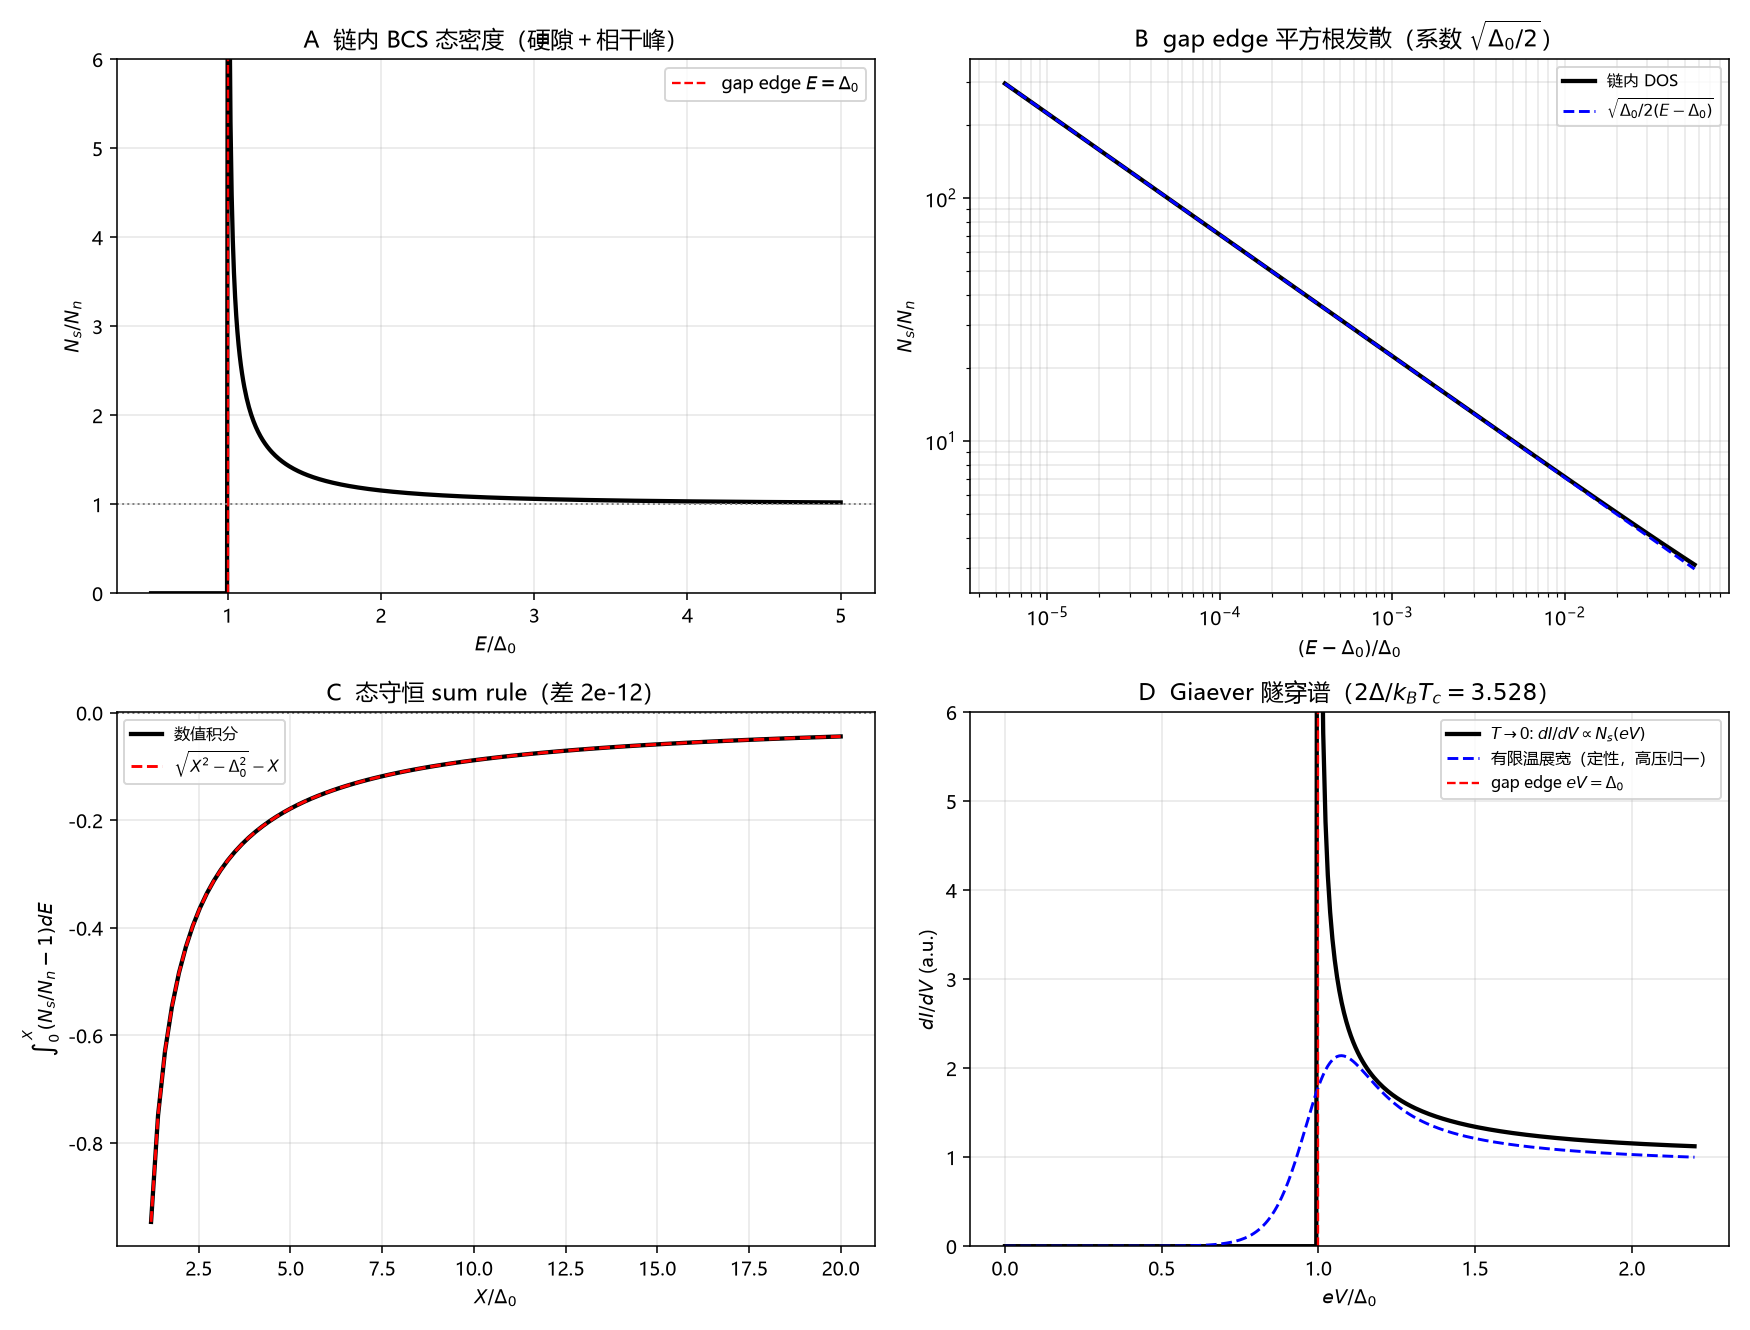

Here is the Python script that generated this plot:
# -*- coding: utf-8 -*-
"""
预注册判定 R17：准粒子态密度与 Giaever 隧穿谱（非拟合）
========================================================
链内 gap Δ0=pi/e^gamma -> BCS DOS E/sqrt(E^2-Delta^2)，
检验 gap edge 平方根发散、态守恒 sum rule、Giaever 隧穿。

复跑：python "10 探索/超导第一性研究/04_计算验证/R17_准粒子态密度与隧穿谱.py"
"""
import csv
import math
import os
import sys

try:
    sys.stdout.reconfigure(encoding="utf-8")
except Exception:
    pass

import numpy as np
from scipy.integrate import quad
import matplotlib
matplotlib.use("Agg")
import matplotlib.pyplot as plt

plt.rcParams["font.sans-serif"] = ["Microsoft YaHei", "SimHei", "DejaVu Sans"]
plt.rcParams["axes.unicode_minus"] = False

OUT = os.path.dirname(os.path.abspath(__file__))
G = 0.5772156649015329
DELTA = math.pi / math.exp(G)   # 链内 gap Δ0/kB Tc = 1.7639


def dos_ratio(E):
    if E < DELTA:
        return 0.0
    return E / math.sqrt(E*E - DELTA*DELTA)


def main():
    # P2 edge 发散系数 sqrt(Delta/2)
    eps = 1e-7
    edge_num = dos_ratio(DELTA + eps)
    edge_pred = math.sqrt(DELTA/(2*eps))
    p2_err = abs(edge_num-edge_pred)/edge_pred
    assert p2_err < 0.001, "P2: edge 发散系数"

    # P3/P4 sum rule: ∫_0^X (Ns/Nn -1)dE = sqrt(X^2-Delta^2)-X -> 0
    def integ(E):
        return dos_ratio(E) - 1.0
    X = 50*DELTA
    sum_num = quad(integ, 0, X, limit=400, points=[DELTA])[0]
    sum_ana = math.sqrt(X*X-DELTA*DELTA) - X
    p3_err = abs(sum_num - sum_ana)
    assert p3_err < 1e-8, "P3: sum rule 有限和"
    assert abs(sum_ana) < 0.02, "P3: X->inf 极限近 0"

    # P5 gap edge 位置 = eV = Delta
    edge_position = DELTA
    gap_ratio = 2*DELTA
    assert abs(gap_ratio - 3.527754) < 1e-4, "P5: 2Δ/kBTc=2π/e^γ"

    print("R17 准粒子态密度与 Giaever 隧穿（A 类结构＋B 类工具）：")
    print("  P2 edge 发散系数: 数值=%.4f vs sqrt(Δ/2)=%.4f（误差 %.2f%%）" %
          (edge_num, edge_pred, 100*p2_err))
    print("  P3 sum rule: ∫(Ns/Nn-1)dE=%.10f vs sqrt(X^2-Δ^2)-X=%.10f（差 %.1e）" %
          (sum_num, sum_ana, p3_err))
    print("  P3 X->inf: sqrt(X^2-Δ^2)-X -> 0（被隙驱逐态=相干峰吸收态）")
    print("  P4 有限和数值-解析恒等式吻合")
    print("  P5 gap edge at eV=Δ=%.5f；2Δ/kBTc=%.6f" % (edge_position, gap_ratio))
    print("  全部断言通过（非拟合）")

    # DOS 曲线
    Es = np.linspace(0.5*DELTA, 5*DELTA, 600)
    dos = np.array([dos_ratio(E) for E in Es])

    # 有限温隧穿 dI/dV ∝ ∫ Ns(E)(-df/dE(E-eV)) dE
    def didv(V, T):
        def kernel(E, ev):
            x = (E-ev)/T
            if x > 700: return 0.0
            return 1/(4*T*math.cosh(x/2)**2) if abs(x)<700 else 0.0
        def integ(E):
            return dos_ratio(E)*kernel(E, V)
        return quad(integ, DELTA, V+20*T if V+20*T>DELTA else DELTA+20*T,
                    limit=300, epsabs=1e-10)[0]
    Vs = np.linspace(0, 2.2*DELTA, 300)
    didv0 = np.array([dos_ratio(V) if V>=DELTA else 0.0 for V in Vs])  # T->0
    T_finite = 0.06*DELTA
    didvT = np.array([didv(V, T_finite) for V in Vs])

    # 图
    fig, axes = plt.subplots(2, 2, figsize=(12.5, 9.5))

    ax = axes[0, 0]
    ax.plot(Es/DELTA, dos, "k-", lw=2.2)
    ax.axvline(1, color="red", ls="--", lw=1.2, label="gap edge $E=\\Delta_0$")
    ax.axhline(1, color="gray", ls=":", lw=1)
    ax.set_xlabel("$E/\\Delta_0$"); ax.set_ylabel("$N_s/N_n$")
    ax.set_ylim(0, 6)
    ax.set_title("A  链内 BCS 态密度（硬隙＋相干峰）")
    ax.legend(fontsize=9); ax.grid(alpha=0.3)

    ax = axes[0, 1]
    de = np.logspace(-5, -1, 200)
    dos_edge = np.array([dos_ratio(DELTA+d) for d in de])
    ax.loglog(de/DELTA, dos_edge, "k-", lw=2.2, label="链内 DOS")
    ax.loglog(de/DELTA, np.sqrt(DELTA/(2*de)), "b--", lw=1.5,
              label="$\\sqrt{\\Delta_0/2(E-\\Delta_0)}$")
    ax.set_xlabel("$(E-\\Delta_0)/\\Delta_0$"); ax.set_ylabel("$N_s/N_n$")
    ax.set_title("B  gap edge 平方根发散（系数 $\\sqrt{\\Delta_0/2}$）")
    ax.legend(fontsize=8); ax.grid(alpha=0.3, which="both")

    ax = axes[1, 0]
    Xs = np.linspace(1.2*DELTA, 20*DELTA, 100)
    sum_curve = [quad(integ, 0, X, limit=400, points=[DELTA])[0] for X in Xs]
    sum_an_curve = np.sqrt(Xs**2-DELTA**2)-Xs
    ax.plot(Xs/DELTA, sum_curve, "k-", lw=2.2, label="数值积分")
    ax.plot(Xs/DELTA, sum_an_curve, "r--", lw=1.5, label="$\\sqrt{X^2-\\Delta_0^2}-X$")
    ax.axhline(0, color="gray", ls=":", lw=1)
    ax.set_xlabel("$X/\\Delta_0$"); ax.set_ylabel("$\\int_0^X(N_s/N_n-1)dE$")
    ax.set_title("C  态守恒 sum rule（差 %.0e）" % p3_err)
    ax.legend(fontsize=8); ax.grid(alpha=0.3)

    ax = axes[1, 1]
    ax.plot(Vs/DELTA, didv0, "k-", lw=2.2, label="$T\\to0$: $dI/dV\\propto N_s(eV)$")
    # 有限温曲线用“高压归一到1”的方式，与 T->0 曲线在同一标度可比
    didvT_norm = didvT / didvT[-1] if didvT[-1] > 0 else didvT
    ax.plot(Vs/DELTA, didvT_norm, "b--", lw=1.5, label="有限温展宽（定性，高压归一）")
    ax.axvline(1, color="red", ls="--", lw=1.2, label="gap edge $eV=\\Delta_0$")
    ax.set_xlabel("$eV/\\Delta_0$"); ax.set_ylabel("$dI/dV$ (a.u.)")
    ax.set_ylim(0, 6)
    ax.set_title("D  Giaever 隧穿谱（$2\\Delta/k_BT_c=%.3f$）" % gap_ratio)
    ax.legend(fontsize=8); ax.grid(alpha=0.3)

    fig.tight_layout()
    png = os.path.join(OUT, "R17_准粒子态密度与隧穿谱.png")
    fig.savefig(png, dpi=140)
    plt.close(fig)

    summary = [
        ["gap Δ0/kBTc", "%.6f" % DELTA, "π/e^γ（C5）"],
        ["P2 edge 系数", "%.5f" % edge_pred, "√(Δ0/2)，误差 %.2f%%" % (100*p2_err)],
        ["P3 sum rule 差", "%.1e" % p3_err, "数值 vs √(X²-Δ²)-X"],
        ["P3 X->∞", "0", "被隙驱逐态=相干峰吸收态"],
        ["P5 gap edge", "eV=Δ0", "2Δ/kBTc=%.6f" % gap_ratio],
        ["类别", "A 类结构＋B 类谱学工具", "DOS/隧穿公式外部；gap 链内"],
        ["边界", "弱耦合单带", "强耦合 Pb/Hg 声子 wiggles 偏离；实验展宽"],
    ]
    with open(os.path.join(OUT, "R17_准粒子态密度与隧穿谱_摘要.csv"),
              "w", newline="", encoding="utf-8-sig") as fo:
        w = csv.writer(fo); w.writerow(["量","值","说明"]); w.writerows(summary)

    print("图:", png)


if __name__ == "__main__":
    main()
